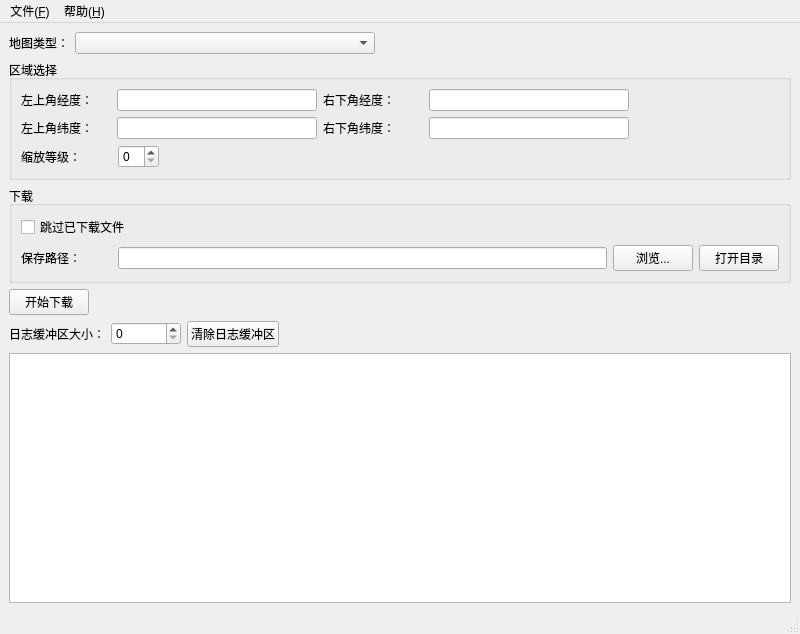
<?xml version="1.0" encoding="UTF-8"?>
<ui version="4.0">
 <class>MainWindow</class>
 <widget class="QMainWindow" name="MainWindow">
  <property name="geometry">
   <rect>
    <x>0</x>
    <y>0</y>
    <width>800</width>
    <height>634</height>
   </rect>
  </property>
  <property name="windowTitle">
   <string>MapGraphics TileDownloader</string>
  </property>
  <widget class="QWidget" name="centralwidget">
   <layout class="QVBoxLayout" name="verticalLayout_3">
    <item>
     <layout class="QHBoxLayout" name="horizontalLayout_7">
      <item>
       <widget class="QLabel" name="label">
        <property name="text">
         <string>地图类型：</string>
        </property>
       </widget>
      </item>
      <item>
       <widget class="QComboBox" name="combo_map_type">
        <property name="minimumSize">
         <size>
          <width>300</width>
          <height>0</height>
         </size>
        </property>
       </widget>
      </item>
      <item>
       <spacer name="horizontalSpacer_2">
        <property name="orientation">
         <enum>Qt::Horizontal</enum>
        </property>
        <property name="sizeHint" stdset="0">
         <size>
          <width>40</width>
          <height>20</height>
         </size>
        </property>
       </spacer>
      </item>
     </layout>
    </item>
    <item>
     <widget class="QGroupBox" name="groupBox">
      <property name="title">
       <string>区域选择</string>
      </property>
      <layout class="QVBoxLayout" name="verticalLayout">
       <item>
        <layout class="QHBoxLayout" name="horizontalLayout_5">
         <item>
          <layout class="QHBoxLayout" name="horizontalLayout">
           <item>
            <widget class="QLabel" name="label_2">
             <property name="minimumSize">
              <size>
               <width>90</width>
               <height>0</height>
              </size>
             </property>
             <property name="maximumSize">
              <size>
               <width>90</width>
               <height>16777215</height>
              </size>
             </property>
             <property name="text">
              <string>左上角经度：</string>
             </property>
            </widget>
           </item>
           <item>
            <widget class="QLineEdit" name="line_left_longitude">
             <property name="minimumSize">
              <size>
               <width>200</width>
               <height>0</height>
              </size>
             </property>
             <property name="maximumSize">
              <size>
               <width>200</width>
               <height>16777215</height>
              </size>
             </property>
            </widget>
           </item>
          </layout>
         </item>
         <item>
          <layout class="QHBoxLayout" name="horizontalLayout_2">
           <item>
            <widget class="QLabel" name="label_4">
             <property name="minimumSize">
              <size>
               <width>100</width>
               <height>0</height>
              </size>
             </property>
             <property name="maximumSize">
              <size>
               <width>100</width>
               <height>16777215</height>
              </size>
             </property>
             <property name="text">
              <string>右下角经度：</string>
             </property>
            </widget>
           </item>
           <item>
            <widget class="QLineEdit" name="line_right_longitude">
             <property name="minimumSize">
              <size>
               <width>200</width>
               <height>0</height>
              </size>
             </property>
             <property name="maximumSize">
              <size>
               <width>200</width>
               <height>16777215</height>
              </size>
             </property>
            </widget>
           </item>
          </layout>
         </item>
         <item>
          <spacer name="horizontalSpacer_4">
           <property name="orientation">
            <enum>Qt::Horizontal</enum>
           </property>
           <property name="sizeHint" stdset="0">
            <size>
             <width>40</width>
             <height>20</height>
            </size>
           </property>
          </spacer>
         </item>
        </layout>
       </item>
       <item>
        <layout class="QHBoxLayout" name="horizontalLayout_6">
         <item>
          <layout class="QHBoxLayout" name="horizontalLayout_3">
           <item>
            <widget class="QLabel" name="label_3">
             <property name="minimumSize">
              <size>
               <width>90</width>
               <height>0</height>
              </size>
             </property>
             <property name="maximumSize">
              <size>
               <width>90</width>
               <height>16777215</height>
              </size>
             </property>
             <property name="text">
              <string>左上角纬度：</string>
             </property>
            </widget>
           </item>
           <item>
            <widget class="QLineEdit" name="line_top_latitude">
             <property name="minimumSize">
              <size>
               <width>200</width>
               <height>0</height>
              </size>
             </property>
             <property name="maximumSize">
              <size>
               <width>200</width>
               <height>16777215</height>
              </size>
             </property>
            </widget>
           </item>
          </layout>
         </item>
         <item>
          <layout class="QHBoxLayout" name="horizontalLayout_4">
           <item>
            <widget class="QLabel" name="label_5">
             <property name="minimumSize">
              <size>
               <width>100</width>
               <height>0</height>
              </size>
             </property>
             <property name="maximumSize">
              <size>
               <width>100</width>
               <height>16777215</height>
              </size>
             </property>
             <property name="text">
              <string>右下角纬度：</string>
             </property>
            </widget>
           </item>
           <item>
            <widget class="QLineEdit" name="line_bottom_latitude">
             <property name="minimumSize">
              <size>
               <width>200</width>
               <height>0</height>
              </size>
             </property>
             <property name="maximumSize">
              <size>
               <width>200</width>
               <height>16777215</height>
              </size>
             </property>
            </widget>
           </item>
          </layout>
         </item>
         <item>
          <spacer name="horizontalSpacer_5">
           <property name="orientation">
            <enum>Qt::Horizontal</enum>
           </property>
           <property name="sizeHint" stdset="0">
            <size>
             <width>40</width>
             <height>20</height>
            </size>
           </property>
          </spacer>
         </item>
        </layout>
       </item>
       <item>
        <layout class="QHBoxLayout" name="horizontalLayout_8">
         <item>
          <widget class="QLabel" name="label_6">
           <property name="minimumSize">
            <size>
             <width>91</width>
             <height>0</height>
            </size>
           </property>
           <property name="maximumSize">
            <size>
             <width>91</width>
             <height>16777215</height>
            </size>
           </property>
           <property name="text">
            <string>缩放等级：</string>
           </property>
          </widget>
         </item>
         <item>
          <widget class="QSpinBox" name="spin_zoomlevel"/>
         </item>
         <item>
          <spacer name="horizontalSpacer">
           <property name="orientation">
            <enum>Qt::Horizontal</enum>
           </property>
           <property name="sizeHint" stdset="0">
            <size>
             <width>40</width>
             <height>20</height>
            </size>
           </property>
          </spacer>
         </item>
        </layout>
       </item>
      </layout>
     </widget>
    </item>
    <item>
     <widget class="QGroupBox" name="groupBox_2">
      <property name="title">
       <string>下载</string>
      </property>
      <layout class="QVBoxLayout" name="verticalLayout_2">
       <item>
        <widget class="QCheckBox" name="check_skip">
         <property name="text">
          <string>跳过已下载文件</string>
         </property>
        </widget>
       </item>
       <item>
        <layout class="QHBoxLayout" name="horizontalLayout_9">
         <item>
          <widget class="QLabel" name="label_7">
           <property name="minimumSize">
            <size>
             <width>91</width>
             <height>0</height>
            </size>
           </property>
           <property name="maximumSize">
            <size>
             <width>91</width>
             <height>16777215</height>
            </size>
           </property>
           <property name="text">
            <string>保存路径：</string>
           </property>
          </widget>
         </item>
         <item>
          <widget class="QLineEdit" name="line_path_to_save"/>
         </item>
         <item>
          <widget class="QPushButton" name="btn_browse">
           <property name="text">
            <string>浏览...</string>
           </property>
          </widget>
         </item>
         <item>
          <widget class="QPushButton" name="btn_open_folder">
           <property name="text">
            <string>打开目录</string>
           </property>
          </widget>
         </item>
        </layout>
       </item>
      </layout>
     </widget>
    </item>
    <item>
     <layout class="QHBoxLayout" name="horizontalLayout_10">
      <item>
       <widget class="QPushButton" name="btn_start">
        <property name="text">
         <string>开始下载</string>
        </property>
       </widget>
      </item>
      <item>
       <spacer name="horizontalSpacer_3">
        <property name="orientation">
         <enum>Qt::Horizontal</enum>
        </property>
        <property name="sizeHint" stdset="0">
         <size>
          <width>40</width>
          <height>20</height>
         </size>
        </property>
       </spacer>
      </item>
     </layout>
    </item>
    <item>
     <layout class="QHBoxLayout" name="horizontalLayout_11">
      <item>
       <widget class="QLabel" name="label_8">
        <property name="text">
         <string>日志缓冲区大小：</string>
        </property>
       </widget>
      </item>
      <item>
       <widget class="QSpinBox" name="spin_log_buffer_size">
        <property name="minimumSize">
         <size>
          <width>70</width>
          <height>0</height>
         </size>
        </property>
        <property name="maximumSize">
         <size>
          <width>70</width>
          <height>16777215</height>
         </size>
        </property>
       </widget>
      </item>
      <item>
       <widget class="QPushButton" name="btn_clear_log_buffer">
        <property name="text">
         <string>清除日志缓冲区</string>
        </property>
       </widget>
      </item>
      <item>
       <spacer name="horizontalSpacer_6">
        <property name="orientation">
         <enum>Qt::Horizontal</enum>
        </property>
        <property name="sizeHint" stdset="0">
         <size>
          <width>40</width>
          <height>20</height>
         </size>
        </property>
       </spacer>
      </item>
     </layout>
    </item>
    <item>
     <widget class="QTextBrowser" name="text_browser_log"/>
    </item>
   </layout>
  </widget>
  <widget class="QMenuBar" name="menubar">
   <property name="geometry">
    <rect>
     <x>0</x>
     <y>0</y>
     <width>800</width>
     <height>23</height>
    </rect>
   </property>
   <widget class="QMenu" name="menu_File">
    <property name="title">
     <string>文件(&amp;F)</string>
    </property>
    <addaction name="action_Exit"/>
   </widget>
   <widget class="QMenu" name="menu_Help">
    <property name="title">
     <string>帮助(&amp;H)</string>
    </property>
   </widget>
   <addaction name="menu_File"/>
   <addaction name="menu_Help"/>
  </widget>
  <widget class="QStatusBar" name="statusBar"/>
  <action name="action_Exit">
   <property name="text">
    <string>退出(&amp;E)</string>
   </property>
  </action>
 </widget>
 <resources/>
 <connections/>
</ui>
